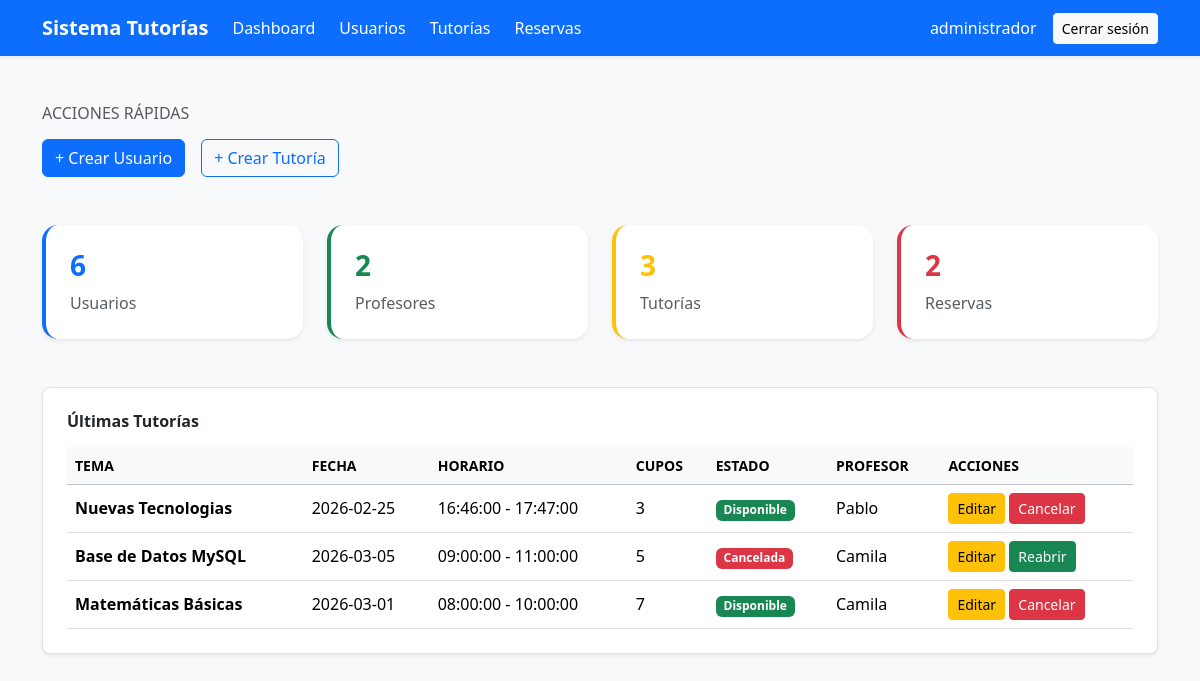
The page /sistema_tutorias/dashboard/administrador.php (signed in) on the database its author committed.
### tables this page shows
CREATE TABLE `tb_tutorias` (
  `id_tutoria` int(11) NOT NULL,
  `id_profesor` int(11) NOT NULL,
  `fecha` date NOT NULL,
  `hora_inicio` time NOT NULL,
  `hora_fin` time NOT NULL,
  `tema` varchar(255) NOT NULL,
  `cupos` int(11) NOT NULL,
  `estado` enum('disponible','reservada','cancelada') DEFAULT 'disponible',
  `fecha_creacion` timestamp NOT NULL DEFAULT current_timestamp()
);

CREATE TABLE `tb_usuarios` (
  `id_usuario` int(11) NOT NULL,
  `nombre` varchar(100) NOT NULL,
  `correo` varchar(100) NOT NULL,
  `password` varchar(255) NOT NULL,
  `id_rol` int(11) NOT NULL,
  `activo` tinyint(1) DEFAULT 1,
  `fecha_creacion` timestamp NOT NULL DEFAULT current_timestamp()
);

### sistema_tutorias/dashboard/administrador.php (the view, shortened to what this page needs)
<?php
require_once "../config/conexion.php";
$total_usuarios = $conexion->query("SELECT COUNT(*) as total FROM tb_usuarios")->fetch_assoc()['total'];
$total_profesores = $conexion->query("
    SELECT COUNT(*) as total
    FROM tb_usuarios u
    INNER JOIN tb_rol r ON u.id_rol = r.id_rol
    WHERE r.nombre = 'profesor'
")->fetch_assoc()['total'];
$total_tutorias = $conexion->query("SELECT COUNT(*) as total FROM tb_tutorias")->fetch_assoc()['total'];
$total_reservas = $conexion->query("SELECT COUNT(*) as total FROM tb_reservas")->fetch_assoc()['total'];
$ultimas_tutorias = $conexion->query("
    SELECT t.id_tutoria, t.tema, t.fecha, t.hora_inicio, t.hora_fin, t.cupos, t.estado,
           u.nombre as profesor
    FROM tb_tutorias t
    INNER JOIN tb_usuarios u ON t.id_profesor = u.id_usuario
    ORDER BY t.id_tutoria DESC
    LIMIT 5
");
?>
<?php include "../includes/header.php"; ?>
<?php include "../includes/navbar.php"; ?>
<div class="container py-5">
    <div class="mb-5">
        <h6 class="text-uppercase text-muted mb-3">Acciones rápidas</h6>
        <div class="d-flex gap-3">
            <a href="../usuarios/crear.php" class="btn btn-primary">
                + Crear Usuario
            </a>
            <a href="../tutorias/crear.php" class="btn btn-outline-primary">
                + Crear Tutoría
            </a>
        </div>
    </div>
    <div class="row g-4 mb-5">
        <div class="col-md-3">
            <div class="p-4 rounded-4 shadow-sm border-start border-4 border-primary bg-white">
                <div class="d-flex justify-content-between align-items-center">
                    <div>
                        <h3 class="fw-bold text-primary"><?php echo $total_usuarios; ?></h3>
                        <p class="text-muted mb-0">Usuarios</p>
                    </div>
                </div>
            </div>
        </div>
        <div class="col-md-3">
            <div class="p-4 rounded-4 shadow-sm border-start border-4 border-success bg-white">
                <div class="d-flex justify-content-between align-items-center">
                    <div>
                        <h3 class="fw-bold text-success"><?php echo $total_profesores; ?></h3>
                        <p class="text-muted mb-0">Profesores</p>
                    </div>
                </div>
            </div>
        </div>
        <div class="col-md-3">
            <div class="p-4 rounded-4 shadow-sm border-start border-4 border-warning bg-white">
                <div class="d-flex justify-content-between align-items-center">
                    <div>
                        <h3 class="fw-bold text-warning"><?php echo $total_tutorias; ?></h3>
                        <p class="text-muted mb-0">Tutorías</p>
                    </div>
                </div>
            </div>
        </div>
        <div class="col-md-3">
            <div class="p-4 rounded-4 shadow-sm border-start border-4 border-danger bg-white">
                <div class="d-flex justify-content-between align-items-center">
                    <div>
                        <h3 class="fw-bold text-danger"><?php echo $total_reservas; ?></h3>
                        <p class="text-muted mb-0">Reservas</p>
                    </div>
                </div>
            </div>
        </div>
    </div>
    <div class="bg-white p-4 rounded-3 shadow-sm border border-1">
        <h6 class="mb-3 fw-semibold">Últimas Tutorías</h6>
        <?php if ($ultimas_tutorias->num_rows > 0): ?>
            <table class="table table-hover align-middle mb-0">
                <thead class="table-light">
                    <tr class="small text-uppercase">
                        <th>Tema</th>
                        <th>Fecha</th>
                        <th>Horario</th>
                        <th>Cupos</th>
                        <th>Estado</th>
                        <th>Profesor</th>
                        <th>Acciones</th>
                    </tr>
                </thead>
                <tbody>
                    <?php while ($t = $ultimas_tutorias->fetch_assoc()): ?>
                        <tr>
                            <td class="fw-semibold"><?php echo htmlspecialchars($t['tema']); ?></td>
                            <td><?php echo $t['fecha']; ?></td>
                            <td><?php echo $t['hora_inicio']; ?> - <?php echo $t['hora_fin']; ?></td>
                            <td><?php echo $t['cupos']; ?></td>
                            <td>
                                <?php
                                if ($t['estado'] == 'disponible') echo '<span class="badge bg-success">Disponible</span>';
                                elseif ($t['estado'] == 'reservada') echo '<span class="badge bg-warning text-dark">Reservada</span>';
                                else echo '<span class="badge bg-danger">Cancelada</span>';
                                ?>
                            </td>
                            <td><?php echo htmlspecialchars($t['profesor']); ?></td>
                            <td>
                                <a href="../tutorias/editar.php?id=<?php echo $t['id_tutoria']; ?>" class="btn btn-sm btn-warning">Editar</a>
                                <?php if ($t['estado'] != 'cancelada'): ?>
                                    <a href="../tutorias/cambiar_estado.php?id=<?php echo $t['id_tutoria']; ?>&estado=cancelada"
                                    class="btn btn-sm btn-danger"
                                    onclick="return confirm('¿Seguro que deseas cancelar esta tutoría?');">
                                    Cancelar
                                    </a>
                                <?php else: ?>
                                    <a href="../tutorias/cambiar_estado.php?id=<?php echo $t['id_tutoria']; ?>&estado=disponible"
                                    class="btn btn-sm btn-success"
                                    onclick="return confirm('¿Deseas reabrir esta tutoría?');">
                                    Reabrir
                                    </a>
                                <?php endif; ?>
                            </td>
                        </tr>
                    <?php endwhile; ?>
                </tbody>
            </table>
        <?php else: ?>
            <p class="text-muted mb-0">No hay tutorías registradas.</p>
        <?php endif; ?>
    </div>
</div>

### rows shown on the page
tb_tutorias: tema "Nuevas Tecnologias", fecha "2026-02-25", hora_inicio "16:46:00", hora_fin "17:47:00", cupos "3", estado "Disponible", id_profesor.nombre "Pablo"
tb_tutorias: tema "Base de Datos MySQL", fecha "2026-03-05", hora_inicio "09:00:00", hora_fin "11:00:00", cupos "5", estado "Cancelada", id_profesor.nombre "Camila"
tb_tutorias: tema "Matemáticas Básicas", fecha "2026-03-01", hora_inicio "08:00:00", hora_fin "10:00:00", cupos "7", estado "Disponible", id_profesor.nombre "Camila"

### other values the page prints
$nombre "administrador"
$total_usuarios "6"
$total_profesores "2"
$total_tutorias "3"
$total_reservas "2"
